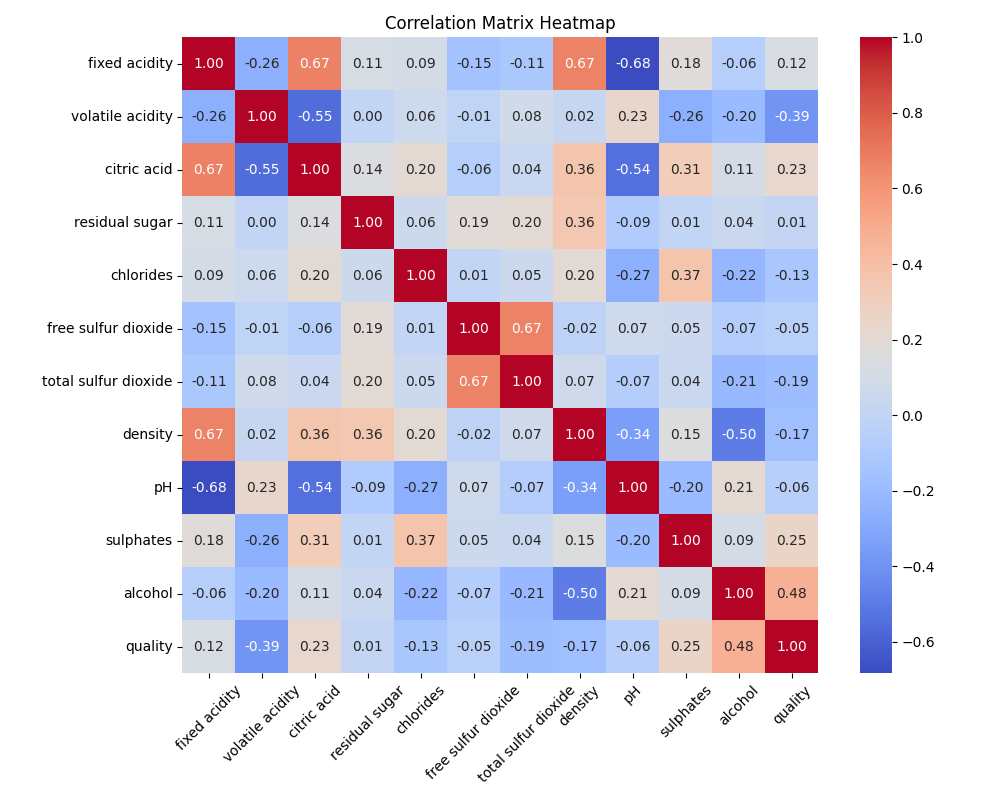

Write Python code to recreate this figure.
import pandas as pd
import matplotlib.pyplot as plt
import seaborn as sns

df = pd.read_csv(".\\dataset\\winequality-red.csv", sep=';')

# correlation matrix
correlation_matrix = df.corr(numeric_only=True)

# heatmap
plt.figure(figsize=(10, 8))
sns.heatmap(correlation_matrix, annot=True, fmt=".2f", cmap='coolwarm', square=True)
plt.title("Correlation Matrix Heatmap")
plt.xticks(rotation=45)
plt.yticks(rotation=0)
plt.tight_layout()
plt.show()
